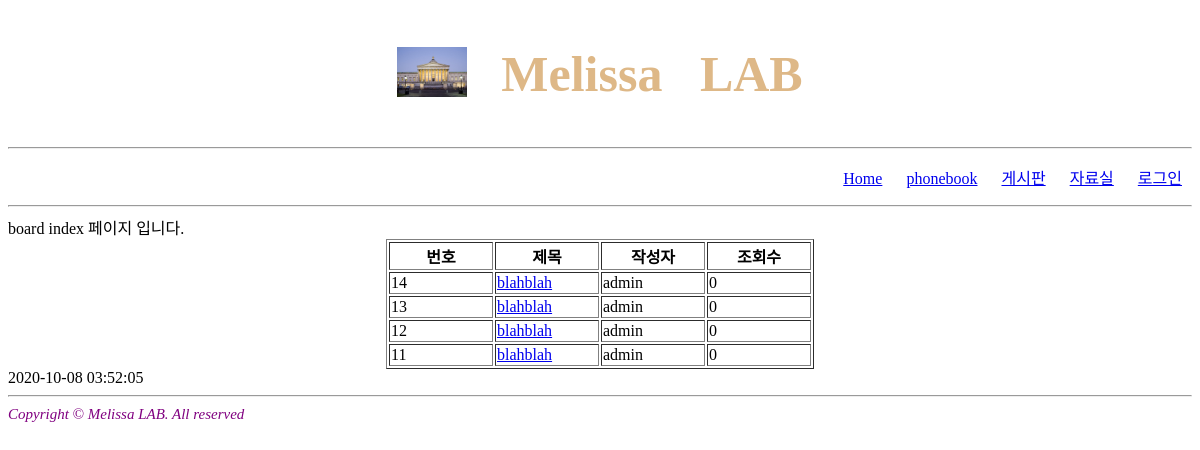
The page /board/1/ on the database its author committed.
### board/models.py (models this page shows)
class Border(models.Model):
    제목 = models.CharField(max_length=225, blank=False, null=False)
    작성자 = models.CharField(max_length=225, blank=False, null=False)
    내용 = models.TextField(null=False)
    작성일 = models.DateTimeField(null=False)
    수정일 = models.DateTimeField(null=False)
    조회수 = models.IntegerField(null=False)

### board/views.py (the view)
# urls.py: re_path(r'^([0-9]+)/$', views.index, name='index'),
def index(request, page):
    userAll = Border.objects.values('id', '제목', '작성자', '내용', '조회수').order_by('-id')
    pageNum = 4
    paging = Paginator(userAll,pageNum)
    arrPage = []
    '''
    totalPage = len(userAll) // pageNum
    temp = len(userAll) % pageNum
    if temp != 0:
        totalPage += 1
    '''
    for i in range(paging.num_pages):
        arrPage.append(i+1)
    context = {"userAll": paging.page(page), "arrPage": arrPage}
    return render(request, "board/index.html", context)

### templates/board/index.html (shortened to what this page needs)
<!DOCTYPE html>
<html>
    <head>
    </head>
    <body>
    {% extends 'form.html' %}
    {% block center %}
        board index 페이지 입니다.
        <table border="1" align="center">
        <tr>
            <th width="100">번호</th><th width="100">제목</th>
            <th width="100">작성자</th><th width="100">조회수</th>
        </tr>
        {% for i in userAll %}
            <tr>
                <td>{{i.id}}</td>
                <td>
                {% if user.is_active %}
                <a href="{% url 'BD:detail' i.id %}">{{i.제목}}</a>
                {% else %}
                <a href="{% url 'login' %}">{{i.제목}}</a>
                {% endif %}
                </td>
                <td>{{i.작성자}}</td><td>{{i.조회수}}</td>
            </tr>
        {% endfor %}
        </table>
        {% now 'Y-m-d H:i:s' %}
    {% endblock %}

### rows shown on the page
Border: id "14", 제목 "blahblah", 작성자 "admin", 조회수 "0"
Border: id "13", 제목 "blahblah", 작성자 "admin", 조회수 "0"
Border: id "12", 제목 "blahblah", 작성자 "admin", 조회수 "0"
Border: id "11", 제목 "blahblah", 작성자 "admin", 조회수 "0"
